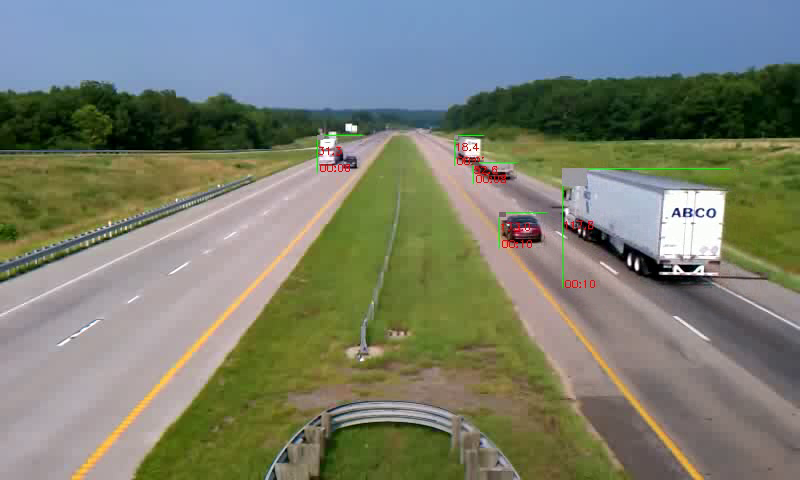
#> input picture frame 52 of Traffic Video Synopsis/video1Outputs/output.avi, 800 x 480 px, given in place of Video1.avi, which was not available
$ jupyter execute --allow-errors Project.ipynb   (older library calls are emulated)   (text cells are left out)
#> lines starting #> are read from the running program, lines starting #| are printed output that depends on the picture; after the words box and inside, x2 and y2 are one past the last pixel; in counts of white or black regions, pixels touching at a corner belong together; pictures that were not available may be replaced by others from this repository, and a replacement may not be noted
[cell 1]
### AmirHoseinRostami
### 96101635
### VisionFinalProjectReport

[cell 2]
# just show
import numpy as np
import cv2
from datetime import datetime

cap = cv2.VideoCapture('Video1.avi')

while(True):
    # Capture frame-by-frame
    ret, frame = cap.read()
#> frame is the input picture: shape (480, 800, 3); mean B, G, R 111.9, 126.7, 121.6

    if(frame is None):
        break

    # Our operations on the frame come here
    gray = cv2.cvtColor(frame, cv2.COLOR_BGR2GRAY)

    # Display the resulting frame
    cv2.imshow('gray',gray)
    if cv2.waitKey(1) & 0xFF == ord('q'):
#> (key q is pressed here)
        break

# When everything done, release the capture
cap.release()
cv2.destroyAllWindows()

[cell 3]
# getting background
import numpy as np
import cv2
from skimage import data, filters

cap = cv2.VideoCapture('Video1.avi')
# Randomly select 25 frames
frames_taken = cap.get(cv2.CAP_PROP_FRAME_COUNT) * np.random.uniform(size=25)
# Store selected frames in an array
frames = []
for fid in frames_taken:
    cap.set(cv2.CAP_PROP_POS_FRAMES, fid)
    ret, frame = cap.read()
    frames.append(frame)
#> this loop made 25 passes
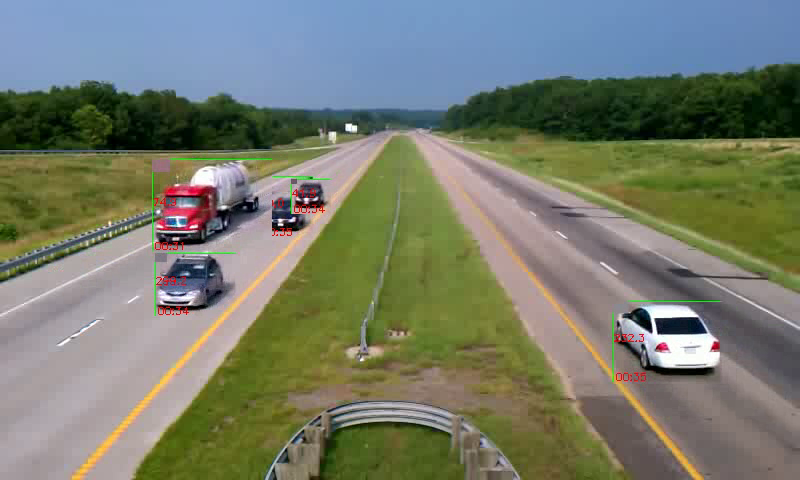
#> input picture frame 287 of Traffic Video Synopsis/video1Outputs/output.avi, 800 x 480 px, given in place of Video1.avi, which was not available
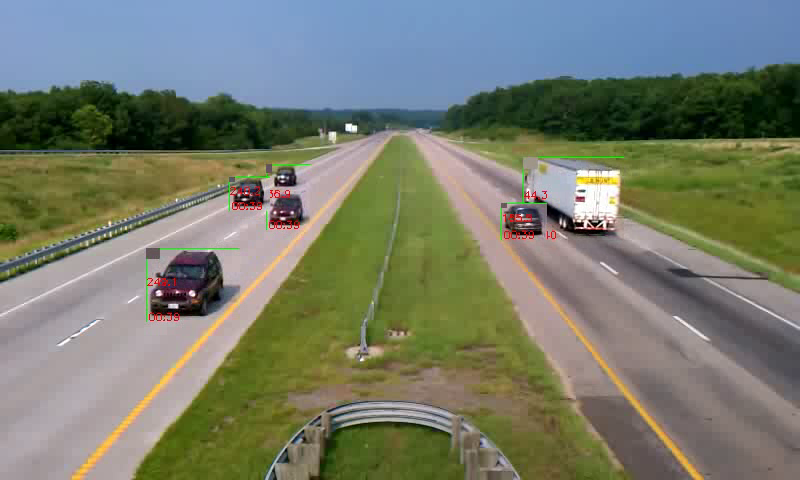
#> input picture frame 374 of Traffic Video Synopsis/video1Outputs/output.avi, 800 x 480 px, given in place of Video1.avi, which was not available
#> after the loop, frames = 25 items


background = np.median(frames, axis=0).astype(dtype=np.uint8)
# Display median frame

cv2.imshow('background', background)
cv2.waitKey(0)
cv2.destroyAllWindows()

[cell 4]
# Python program to implement
# Motion Detector

# importing OpenCV
import cv2
# importing datetime class from datetime library
from datetime import datetime

# Capturing video
Video = cv2.VideoCapture('Video1.avi')
noOfFrames = int(Video.get(cv2.CAP_PROP_FRAME_COUNT))
frames = []
start= True;

#  while loop to treat stack of image as video
while(Video.isOpened()):

    # Reading frame(image) from video
    check, frame = Video.read()

    if(start):
        startTime = datetime.now()
        start = False

    if(frame is None):
        endTime = datetime.now()
        break

    # Converting color image to gray_scale image
    gray = cv2.cvtColor(frame, cv2.COLOR_BGR2GRAY)

    # Converting gray scale image to GaussianBlur
    # so that change can be find easily
    gray = cv2.GaussianBlur(gray, (21, 21), 0)
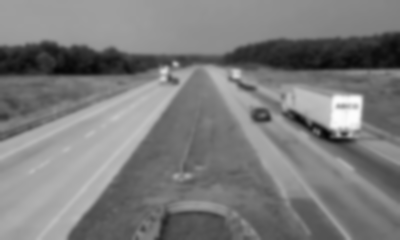
#> gray: shape (480, 800) (shown at 1/2 size); min 6, max 252, mean 123.5

    # Converting gray scale backGround to GaussianBlur
    # so that change can be find easily
    grayBackground = cv2.cvtColor(background, cv2.COLOR_BGR2GRAY)
    static_back = cv2.GaussianBlur(grayBackground, (21, 21), 0)
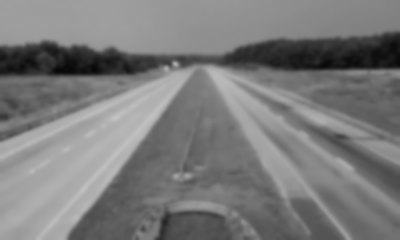
#> static_back: shape (480, 800) (shown at 1/2 size); min 6, max 197, mean 122.3


    # Difference between static background
    # and current frame(which is GaussianBlur)
    diff_frame = cv2.absdiff(static_back, gray)
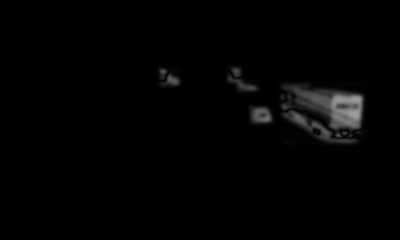
#> diff_frame: shape (480, 800) (shown at 1/2 size); min 0, max 159, mean 3.2

    # If change in between static background and
    # current frame is greater than 30 it will show white color(255)
    thresh_frame = cv2.threshold(diff_frame, 30, 255, cv2.THRESH_BINARY)[1]
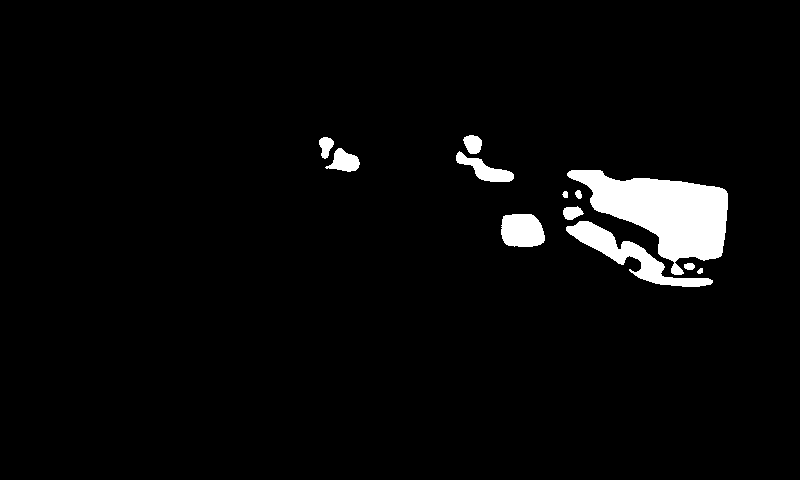
#> thresh_frame: shape (480, 800); 3.7% white; 12 white regions, largest, box (x1, y1, x2, y2) and area: (567, 170, 728, 275) 8379, (566, 221, 713, 287) 2489, (501, 214, 545, 247) 1247
    thresh_frame = cv2.dilate(thresh_frame, None, iterations = 2)
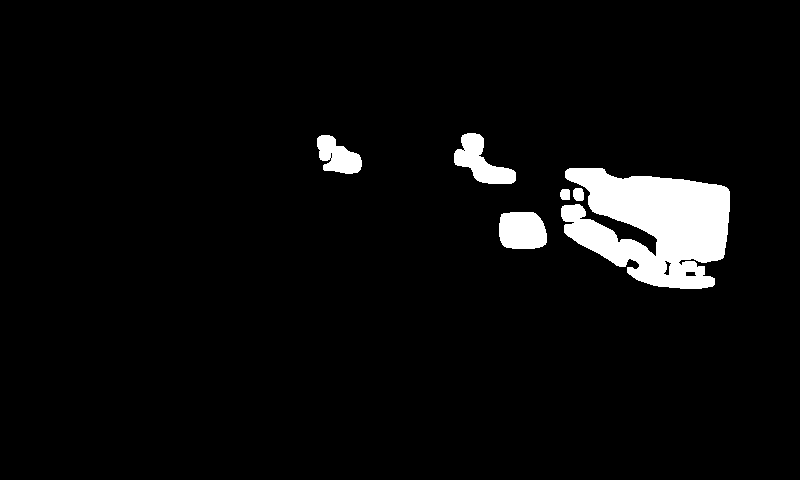
#> thresh_frame: shape (480, 800); 4.7% white; 6 white regions

    # Finding contour of moving object
    cnts,_ = cv2.findContours(thresh_frame.copy(),
                       cv2.RETR_EXTERNAL, cv2.CHAIN_APPROX_SIMPLE)
#> cnts = 6 contours; box (x1, y1, x2, y2) and area: (561, 168, 730, 289) 13274, (499, 212, 547, 249) 1506, (454, 133, 516, 184) 1437, (317, 135, 362, 174) 1055, (573, 188, 584, 201) 108, (560, 189, 570, 200) 84


    t = datetime.now()

    contsInOneFrame = []
    for contour in cnts:

        if cv2.contourArea(contour) < 500:
            continue

        (x, y, w, h) = cv2.boundingRect(contour)
        data = (x, y, w, h)
        miniImage = frame[y:y+h,x:x+w]
        contsInOneFrame.append((miniImage,data,t))

        # making green rectangle arround the moving object
        cv2.rectangle(frame, (x, y), (x + w, y + h), (0, 255, 0), 1)
#> this loop made 6 passes
#> (x, y, w, h) on passes 1, 4, 5, 6: (499, 212, 48, 37), (561, 168, 169, 121), (317, 135, 45, 39), (454, 133, 62, 51)
#> pass 1, `miniImage = frame[y:y+h,x:x+w]`:
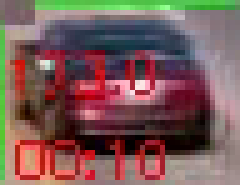
#> miniImage: shape (37, 48, 3) (shown 5 times larger); mean B, G, R 87.4, 90.5, 122.3
#> after the loop:
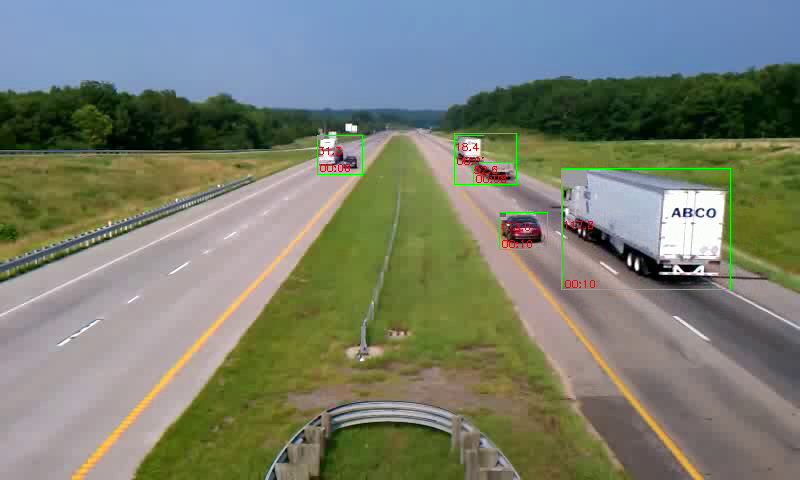
#> frame: shape (480, 800, 3); 0.3% of pixels changed, all inside (x1, y1, x2, y2) = (317, 133, 731, 290)
#> after the loop, contsInOneFrame = 4 items


    frames.append(contsInOneFrame)

    # draw the text and timestamp on the frame
    text = "Contoured"
    cv2.putText(frame, "Status: {}".format(text), (10, 20),
                cv2.FONT_HERSHEY_SIMPLEX, 0.5, (0, 0, 255), 2)
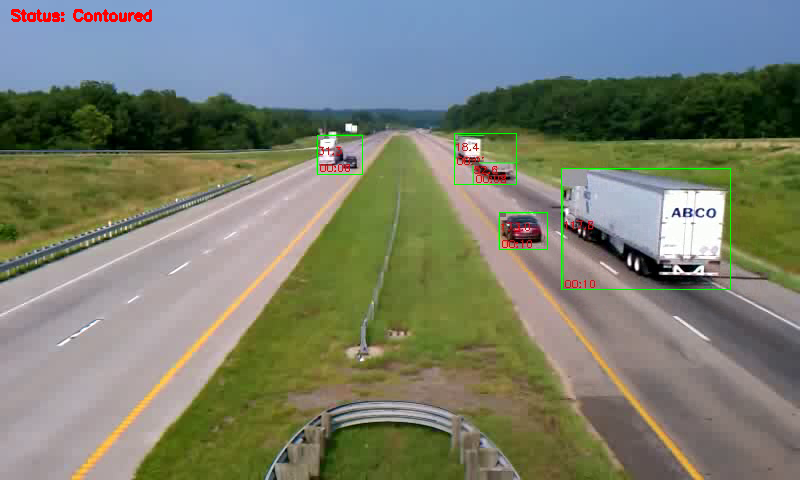
#> frame: shape (480, 800, 3); 0.25% of pixels changed, all inside (x1, y1, x2, y2) = (11, 9, 152, 22)

    #cv2.putText(frame, datetime.now().strftime("%A %d %B %Y %I:%M:%S%p"),
    #    (10, frame.shape[0] - 10), cv2.FONT_HERSHEY_SIMPLEX, 0.35, (0, 0, 255), 1)

    # Displaying image in gray_scale
    cv2.imshow("Gray Frame", gray)

    # Displaying the difference in currentframe to
    # the staticframe(very first_frame)
    cv2.imshow("Difference Frame", diff_frame)

    # Displaying the black and white image in which if
    # intensity difference greater than 30 it will appear white
    cv2.imshow("Threshold Frame", thresh_frame)

    # Displaying color frame with contour of motion of object
    cv2.imshow("Color Frame", frame)

    key = cv2.waitKey(20)
#> (key q is pressed here)
    # if q entered whole process will stop
    if key == ord('q'):
        break

Video.release()
# Destroying all the windows
cv2.destroyAllWindows()

[cell 5]
from skimage import measure
import matplotlib.pyplot as plt
import numpy as np
import cv2

# [54 lines left out: functions mse, compare_images, sameSizing, findCenterDistance, not called in this run]

# [5 lines of commented-out code are left out]

[cell 6]
tubes = []
currentFrame = []
# each contor is a Image,Data,t
for i in range(len(frames[0])):

    # tube contains (pack,index) that pack is a (image,data,t)
    currentFrame.append((frames[0][i],i))
    tubes.append([frames[0][i]])
#> this loop made 4 passes
#> after the loop, currentFrame = 4 items; tubes = 4 items
    #cv2.imshow("1",[frames[0][i][0])
    #cv2.waitKey(0)
    #cv2.destroyAllWindows()


for i in range(1,len(frames)-1):
    beforeFrame = currentFrame
    currentFrame = frames[i+1]

    #show("current" + str(i),currentFrame)

    signFrames = []
    for currentMini in currentFrame:

        addToTube = True
        # beforeMini is a (pack,index) -> pack is a (image,data,t)
        for beforeMini in beforeFrame:

            # findCenterDistance gets pack
            dist = findCenterDistance(beforeMini[0],currentMini)
            print("dist: " + str(dist))
            # gonna set
            distThreshold = 200
            if(dist > distThreshold):
                print("distIgnorance")
                continue

            #corr
            # sameSizing gets pack
            befo,curr = sameSizing(beforeMini[0],currentMini)
            MSE,SSIM = compare_images(befo,curr)
            print("MSE: " + str(MSE))
            mseErrorThreshold = 1000
            ssimErrorThreshold = 0.7
            #MSE < mseErrorThreshold and
            if(SSIM > ssimErrorThreshold):
                print("detected")
                # add to tubes
                index = beforeMini[1]
                tubes[index].append(currentMini)
                # signing
                signFrames.append((currentMini,index))
                addToTube = False
                break

        # add to tubes
        if(addToTube):
            tubes.append([currentMini])
            signFrames.append((currentMini,len(tubes)-1))
            print(len(tubes))

    currentFrame = signFrames
#> this loop made 0 passes

print(len(tubes))
#| 4

def getHardCopy():
    hardCopy = []
    for tube in tubes:
        hardCopy.append(tube.copy())
#> after the loop, hardCopy = 4 items
    return hardCopy


# get a hard Copy
mainTubes = getHardCopy()
#> mainTubes = 4 items

[cell 7]
# [58 lines left out: functions labellingColor, colorDist, colorDetection, not called in this run]

def filterTubes(tubes,threshold):
#> called with threshold = 10
    filteredTubes = []
    for tube in tubes:
        if(len(tube) >= threshold):
            filteredTubes.append(tube)
#> after the loop, filteredTubes = []
    return filteredTubes


# [56 lines left out: functions getCenter, timeDifference, calculateSpeed, speedingTube, labellingSpeed, not called in this run]

# color Detection and Speed insertion :)
colors = []
# each tube's element -> image,data,t
step = 10
threshold = 10
newFilterTube = filterTubes(tubes,threshold)
#> newFilterTube = []

cap = cv2.VideoCapture("Video1.avi")
fps = cap.get(cv2.CAP_PROP_FPS)      # OpenCV2 version 2 used "CV_CAP_PROP_FPS"
#> fps = 20
frame_count = int(cap.get(cv2.CAP_PROP_FRAME_COUNT))
#> frame_count = 524
realDuration = frame_count/fps
#> realDuration = 26.2

#process time duration
startTimer = startTime.minute * 60 + startTime.second
#> (the rest of this cell did not finish here and is left out)

[cell 8]
cap = cv2.VideoCapture("Video1.avi")
fps = cap.get(cv2.CAP_PROP_FPS)      # OpenCV2 version 2 used "CV_CAP_PROP_FPS"
frame_count = int(cap.get(cv2.CAP_PROP_FRAME_COUNT))
realDuration = frame_count/fps

#process time duration
startTimer = startTime.minute * 60 + startTime.second
#> (the rest of this cell did not finish here and is left out)

[cell 9]
# direction
# [73 lines left out: functions giveMeRegression, giveMeSlope, giveMeDirection, not called in this run]


#processing (North East West South)
#filtering Tubes

threshold = 10
filteredTubes = filterTubes(mainTubes,threshold)
#> the loop in filterTubes (call 2), `for tube in tubes:` made 4 passes
#> filteredTubes = []

f = open("perTubeMoveMents.txt", "w",encoding="utf-8")

for tube in filteredTubes:
    centers = []
    for pack in tube:
        image,data,t = pack
        x,y,w,h = data
        centerY = y + h//2
        centerX = x + w//2
        centers.append((centerX,centerY))

    model = giveMeRegression(centers)
    string = giveMeDirection(model,centers)
    f.write(string + "\n")

f.close()

# clustering
#open and read the file after the appending:

perTubeMoveMents = open("perTubeMoveMents.txt", "r",encoding="utf-8")
clusteredMoveMents = open("clusteredMoveMents.txt", "w",encoding="utf-8")


NW_SE = "شمال غرب به سمت جنوب شرق"
SE_NW = "جنوب شرق به سمت شمال غرب"
WN_ES = "غرب شمال به سمت شرق جنوب"
ES_WN = "شرق جنوب به سمت غرب شمال"
WS_EN = "غرب جنوب به سمت شرق شمال"
EN_WS = "شرق شمال به سمت غرب جنوب"
SW_NE = "جنوب غرب به سمت شمال شرق"
NE_SW = "شمال شرق به سمت جنوب غرب"

directionDict = {

    NW_SE : 0,
    SE_NW : 0,
    WN_ES : 0,
    ES_WN : 0,
    WS_EN : 0,
    EN_WS : 0,
    SW_NE : 0,
    NE_SW : 0

}

while(True):
    string = perTubeMoveMents.readline().strip()
    if(string != ""):
        directionDict[string] += 1
    else:
        break

# saving Result
for direct in directionDict:
    clusteredMoveMents.write("تعداد" +
                             " " +
                             direct  +
                             " " +
                             "ها برابر است با" +
                             ": "    +
                             str(directionDict[direct]) +
                             "\n")

perTubeMoveMents.close()
clusteredMoveMents.close()

[cell 10]
# drawGradientLine

# background -> noOftubePerFrame -> draw , delay

# [32 lines left out: functions giveMeRegression, getFrame, not called in this run]

threshold = 10
filteredTubes = filterTubes(mainTubes,threshold)

packCenters = []
frames = []
for tube in filteredTubes:
    centers = []
    for pack in tube:
        image,data,t = pack
        x,y,w,h = data
        centerY = y + h//2
        centerX = x + w//2
        centers.append((centerX,centerY))

    packCenters.append(centers)
#> after the loop, packCenters = []

noOfGradientLinesPerFrame = 4

noOfFullFrame = len(packCenters)//noOfGradientLinesPerFrame
#> noOfFullFrame = 0
lastFrameLen = len(packCenters) - noOfFullFrame*noOfGradientLinesPerFrame
#> lastFrameLen = 0

for i in range(noOfFullFrame):
    thisFrameCentersPack = packCenters[i*noOfGradientLinesPerFrame
                                      :
                                    (i+1)*noOfGradientLinesPerFrame]

    frame = getFrame(background,thisFrameCentersPack)
    frames.append(frame)
#> after the loop, frames = []

if(lastFrameLen > 0):
    lastCentersPack = packCenters[noOfFullFrame * noOfGradientLinesPerFrame:]
    frame = getFrame(background,lastCentersPack)
    frames.append(frame)

# frames Ready :)

# creating video
#> (the rest of this cell did not finish here and is left out)

$ run again, starting later in the video
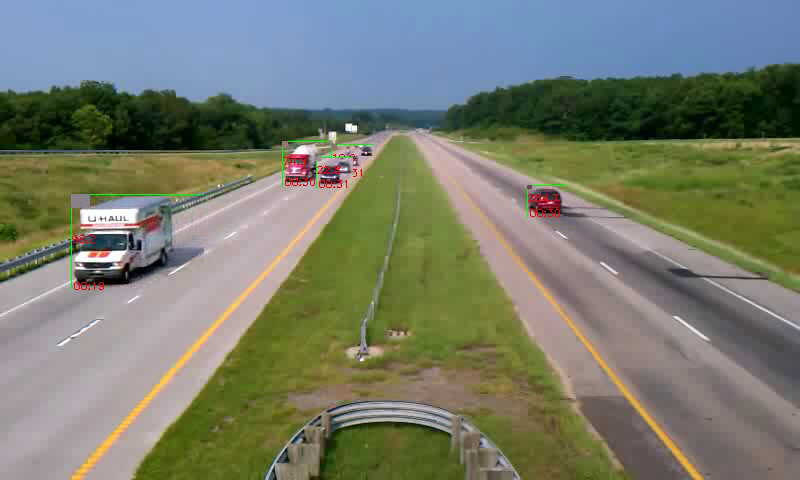
#> input picture frame 235 of Traffic Video Synopsis/video1Outputs/output.avi, 800 x 480 px, given in place of Video1.avi, which was not available
#> frame is the input picture: shape (480, 800, 3); mean B, G, R 108.8, 124.7, 119.7
#> after the loop `for fid in frames_taken:`: frames = 25 items
#> `thresh_frame = cv2.dilate(thresh_frame, None, iterations = 2)`:
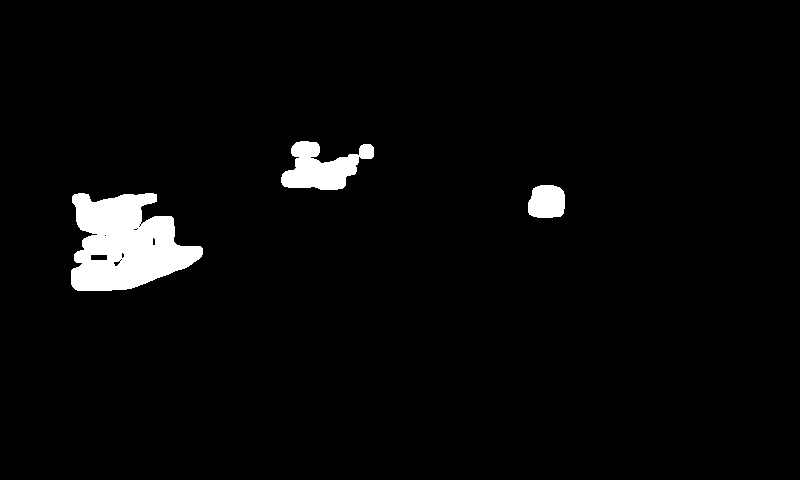
#> thresh_frame: shape (480, 800); 3.2% white; 3 white regions
#> cnts = 3 contours; box (x1, y1, x2, y2) and area: (71, 193, 203, 291) 8556, (281, 141, 374, 190) 2444, (528, 185, 565, 218) 1008
#> the loop `for contour in cnts: ` made 3 passes
#> (x, y, w, h) on passes 1 to 3: (71, 193, 132, 98), (528, 185, 37, 33), (281, 141, 93, 49)
#> after the loop `for contour in cnts:`: contsInOneFrame = 3 items
#> `cv2.putText(frame, "Status: {}".format(text), (10, 20), cv2.FONT_HERSH..`:
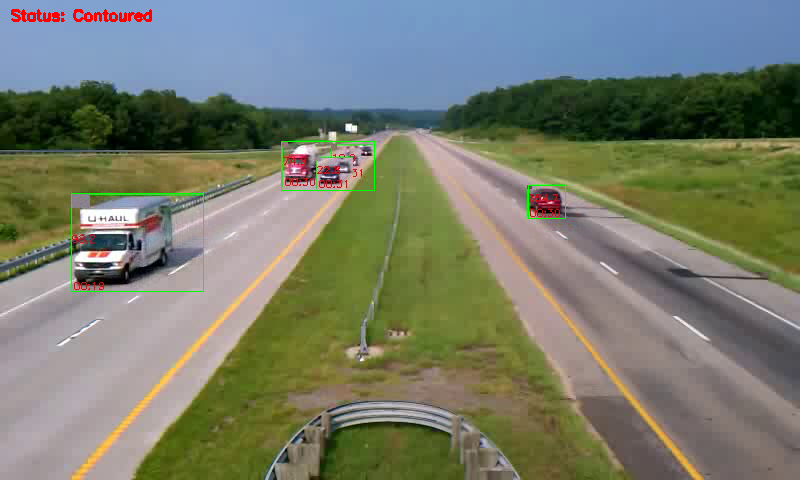
#> frame: shape (480, 800, 3); mean B, G, R 108, 124.5, 119.7
#> the loop `for i in range(len(frames[0])):` made 3 passes
#| 3
#> the loop in getHardCopy, `for tube in tubes:` made 3 passes
#> the loop in filterTubes, `for tube in tubes:` made 3 passes
#> after the loop in filterTubes, `for tube in tubes:`: filteredTubes = []
#> fps = 20
#> frame_count = 524
#> realDuration = 26.2
#> the loop in filterTubes (call 2), `for tube in tubes:` made 3 passes
#> `filteredTubes = filterTubes(mainTubes,threshold)`: filteredTubes = []
#> noOfFullFrame = 0
#> after the loop `for i in range(noOfFullFrame):`: frames = []
